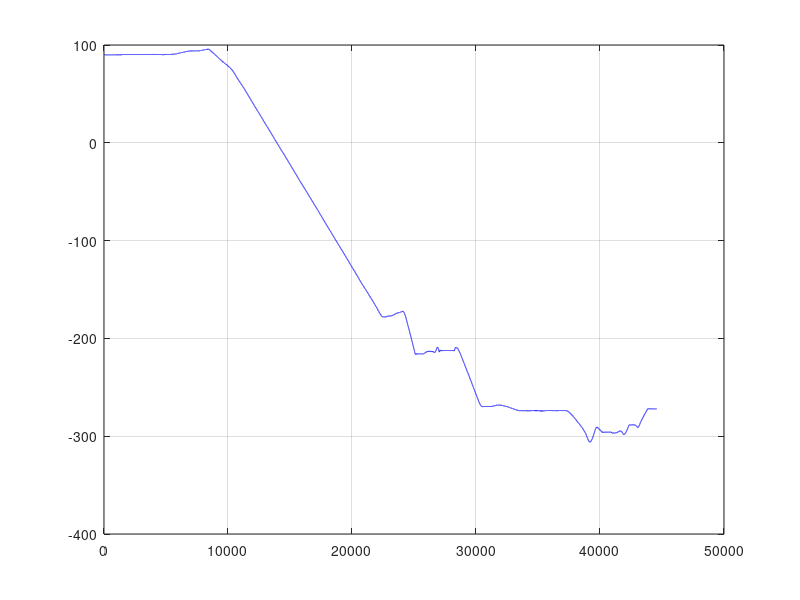

The MATLAB source for this figure:

function IMUAnalysis
    file = load("IMU_dataC.mat");
    IMUData = file.IMU;

    time = double((IMUData.times - IMUData.times(1)))' ./ 10000.0; % in seconds
    N = IMUData.N;
    omega = double(IMUData.DATAf(6,:)'); % in rad/s
    omega = omega - mean(omega(1:200));
    
    theta = zeros(size(time));
    theta(1) = pi/2; % Start at 90 degrees.
    
    figure(1) ; clf();
    handle = plot(0, 0, 'b-');
    
    zoom on ;  grid on;
    for i = 2:N
        theta(i) =  theta(i-1) + (time(i) - time(i-1))*(omega(i) + omega(i-1))/2; % Using midpoint rule.
    end
    set(handle, 'xdata', 1:N,'ydata',theta .* (180/pi));

end

function PlotCallback
    global state
    state.pause = ~state.pause;
end